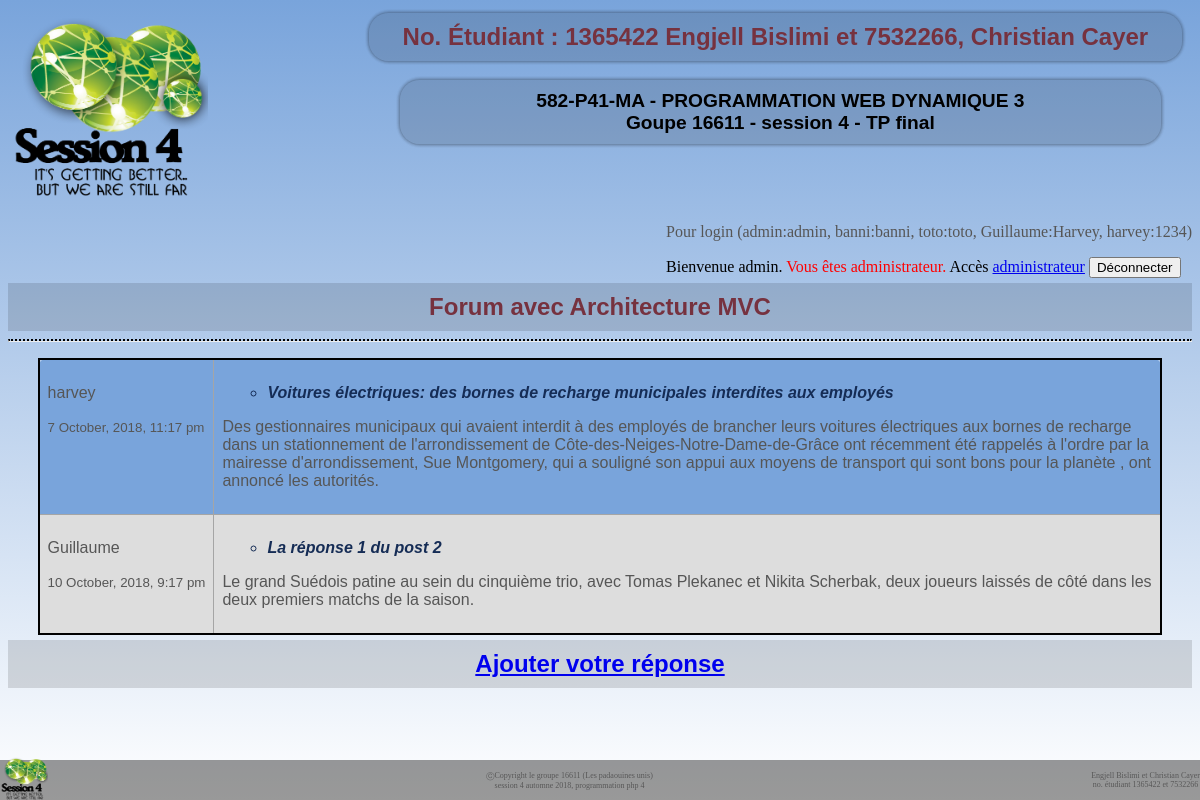
Page /index.php?Reponse&action=affiche&id=2 (signed in) on the committed database.
### tables this page shows
CREATE TABLE sujets(
  id_sujets            int (11) Auto_increment  NOT NULL ,
  titre_sujets         Varchar (255) NOT NULL ,
  texte_sujets         Text NOT NULL ,
  date_creation_sujets DATETIME NOT NULL ,
  username             Varchar (25) NOT NULL ,
  PRIMARY KEY (id_sujets )
);

CREATE TABLE reponse(
  id_reponse            int (11) Auto_increment  NOT NULL ,
  titre_reponse         Varchar (255) NOT NULL ,
  texte_reponse         Text NOT NULL ,
  date_creation_reponse DATETIME NOT NULL ,
  id_sujets             Int NOT NULL ,
  username              Varchar (25) NOT NULL ,
  PRIMARY KEY (id_reponse )
);

### index.php (called while the page is built, shortened)
<?php
    Routeur::route();
?>

### model/BaseDAO.php (called while the page is built, shortened)
<?php
	abstract class BaseDao
	{
		protected $db;
		public function __construct(PDO $dbPDO)
		{
			$this->db = $dbPDO;
		}
		protected function lire($valeurCherchee, $cle = NULL)
		{
			if(!isset($cle)){
				$query = "SELECT * from " . $this->getTableName() . " WHERE " . $this->getPrimaryKey() ."=?";
			}
			else{
				$query = "SELECT * from " . $this->getTableName() . " WHERE " . $cle ."=?";
			}
			$donnees = array($valeurCherchee);
			return $this->requete($query, $donnees);
		}
        final protected function requete($query, $data = array())
		{
			try
			{
				$stmt = $this->db->prepare($query);
				$stmt->execute($data);
			}
			catch(PDOException $e)
			{
				trigger_error("<p>La requête suivante a donné une erreur : $query</p><p>Exception : " . $e->getMessage() . "</p>");
                return false;
			}
			return $stmt;
		}
	}
?>

### model/Modele_Sujets.php (called while the page is built, shortened)
<?php
    class Modele_Sujets extends BaseDAO
    {
       public function getTableName()
       {
           return "sujets";
       }
        public function getPrimaryKey()
        {
            return "id_sujets";
        }
        public function obtenir_par_id($id)
        {
            $resultat = $this->lire($id);
            $resultat->setFetchMode(PDO::FETCH_CLASS | PDO::FETCH_PROPS_LATE, "Sujets");
            $leFilm = $resultat->fetch();
            return $leFilm;
        }
    }
?>

### model/Sujets.php (called while the page is built, shortened)
<?php
    class Sujets
    {
        private $id_sujets;
        private $titre_sujets;
        private $texte_sujets;
        private $date_creation_sujets;
        private $username;
        public function getIdSujets()
        {
            return $this->id_sujets;
        }
        public function setIdSujets($id_sujets)
        {
            if((filter_var($id_sujets, FILTER_VALIDATE_INT)  || (filter_var($id_sujets, FILTER_VALIDATE_INT) === 0)))
                $this->id_sujets = $id_sujets;
            else
                trigger_error("Doit être numérique....", E_USER_ERROR);
        }
        public function getTitreSujets()
        {
            return $this->titre_sujets;
        }
        public function setTitreSujets($titre_sujets)
        {
            if(is_string($titre_sujets))
                $this->titre_sujets = $titre_sujets;
            else
                trigger_error("Le nom doit être une chaine de caractères....", E_USER_ERROR);
        }
        public function getTexteSujets()
        {
            return $this->texte_sujets;
        }
        public function setTexteSujets($texte_sujets)
        {
            if(is_string($texte_sujets))
                $this->texte_sujets = $texte_sujets;
            else
                trigger_error("Le texte doit être une chaine de caractères....", E_USER_ERROR);
        }
        public function getDateCreationSujets()
        {
            return $this->date_creation_sujets;
        }
        public function setDateCreationSujets($date_creation_sujets)
        {
            if(is_string($date_creation_sujets))
                $this->date_creation_sujets = $date_creation_sujets;
            else
                trigger_error("La date doit être une chaine de caractères....", E_USER_ERROR);
        }
        public function getUsername()
        {
            return $this->username;
        }
        public function setUsername($username)
        {
            if(is_string($username))
                $this->username = $username;
            else
                trigger_error("Le nom d'utilisateur doit être une chaine de caractères....", E_USER_ERROR);
        }
    }
?>

### model/Modele_Reponse.php (called while the page is built, shortened)
<?php
class Modele_Reponse extends BaseDAO
{
    public function getTableName()
    {
        return "reponse";
    }
    public function obtenir_reponse_par_sujet($id)
    {
        $query = "SELECT * FROM " . $this->getTableName()." WHERE id_sujets = ".$id. " ORDER BY date_creation_reponse ";
        $resultats = $this->requete($query);
        $lesReponses = $resultats->fetchAll(PDO::FETCH_CLASS | PDO::FETCH_PROPS_LATE, "Reponse");
        return $lesReponses;
    }
}
?>

### model/Reponse.php (called while the page is built, shortened)
<?php
    class Reponse
    {
        private $titre_reponse;
        private $texte_reponse;
        private $date_creation_reponse;
        private $username;
        public function getTitreReponse()
        {
            return $this->titre_reponse;
        }
        public function setTitreReponse($titre_reponse)
        {
            if(is_string($titre_reponse))
                $this->titre_reponse = $titre_reponse;
            else
                trigger_error("Le titre doit être une chaine de caractères....", E_USER_ERROR);
        }
        public function getTexteReponse()
        {
            return $this->texte_reponse;
        }
        public function setTexteReponse($texte_reponse)
        {
            if(is_string($texte_reponse))
                $this->texte_reponse = $texte_reponse;
            else
                trigger_error("Le texte doit être une chaine de caractères....", E_USER_ERROR);
        }
        public function getDateCreationReponse()
        {
            return $this->date_creation_reponse;
        }
        public function setDateCreationReponse($date_creation_reponse)
        {
            if(is_string($date_creation_reponse))
                $this->date_creation_reponse = $date_creation_reponse;
            else
                trigger_error("Le nom doit être une chaine de caractères....", E_USER_ERROR);
        }
        public function getUsername()
        {
            return $this->username;
        }
        public function setUsername($username)
        {
            if(is_string($username))
                $this->username = $username;
            else
                trigger_error("Le nom d'utilisateur doit être une chaine de caractères....", E_USER_ERROR);
        }
    }
?>

### view/AfficheSujetAvecReponse.php (the view)
<?php
echo "<table class='tableSujet'>";
    echo "<tr>";
        echo "<td><p>" .$data["sujets"]->getUsername() . "</p><p style='white-space: nowrap'><small>" . date("j F, Y, g:i a", strtotime($data["sujets"]->getDateCreationSujets())) . "</small></p></td>";
        echo "<p>";
        echo "<td><h3>".$data["sujets"]->getTitreSujets() . "</h3>";
        echo "<p>". $data["sujets"]->getTexteSujets() . "</p>";
        echo "</td>";
    echo "</tr>";
        foreach($data["reponse"] as $reponse)
        {
            echo "<tr>";
            echo "<td><p>" . $reponse->getUsername() . "</p><p style='white-space: nowrap'><small>" . date("j F, Y, g:i a", strtotime($reponse->getDateCreationReponse())) . "</small></p></td>";
            echo "<td><h3><strong>" . $reponse->getTitreReponse() . "</strong></h3><p>". $reponse->getTexteReponse() . "</p></td>";
            echo "</tr>";
        }
echo "</table>";
echo "<h1><a href='index.php?Reponse&action=FormReponseSujet&id=" . $data["sujets"]->getIdSujets() . "'>Ajouter votre réponse</a></h1>";
?>

### css/colorTomS2.css (style rules this page uses)
html { color:black; }
body { height: 100%; background: linear-gradient(#79a4db, white); background-attachment: fixed; }
h1, h2, h3, h4 { font-size: 1em; color: #76323F; font-family: Arial, Helvetica, sans-serif; }
h1 { font-size: 1.5em; color: #76323F; background-color: rgba(0, 0, 0, .125); }
h3 { color: #152C55; }
p { color:#565656; }

### css/posTomS2.css (style rules this page uses)
html { margin: 0 auto; max-width: 1400px; }
body { padding-bottom: 30px; }
h1 { margin: 5px auto; padding: 10px; text-align: center; }
h3 { display: list-item; list-style-type: circle; margin-left: 45px; font-style: italic; }
table { margin-left:auto; margin-right:auto; }

### css/table.css (style rules this page uses)
.tableSujet { font-family: arial, sans-serif; border-collapse: collapse; width: 95%; border: 2px solid black; border-radius: 10px; background-color: #79a4db; }
.tableSujet td, .tableSujet th { border: 1px solid #a5a5a5; text-align: left; padding: 8px; vertical-align:top; }
.tableSujet tr:nth-child(even) { background-color: #dddddd; }

### rows in the picture
sujets: username "harvey", date_creation_sujets "7 October, 2018, 11:17 pm", titre_sujets "Voitures électriques: des bornes de recharge municipales interdites aux employés", texte_sujets "Des gestionnaires municipaux qui avaient interdit à des employés de brancher leurs voitures électriques aux bornes de recharge dans un stationnement de l'arrondissement de Côte-des-Neiges-Notre-Dame-de-Grâce ont récemment été rappelés à l'ordre par la mairesse d'arrondissement, Sue Montgomery, qui a souligné son appui aux moyens de transport qui sont bons pour la planète , ont annoncé les autorités."
reponse: username "Guillaume", date_creation_reponse "10 October, 2018, 9:17 pm", titre_reponse "La réponse 1 du post 2", texte_reponse "Le grand Suédois patine au sein du cinquième trio, avec Tomas Plekanec et Nikita Scherbak, deux joueurs laissés de côté dans les deux premiers matchs de la saison."

### other values in the picture
$_SESSION["username"] "admin"
